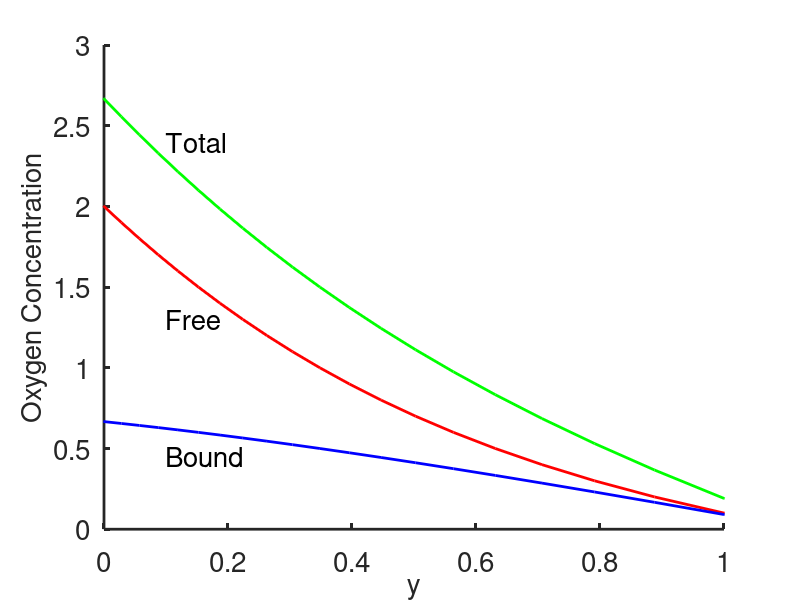
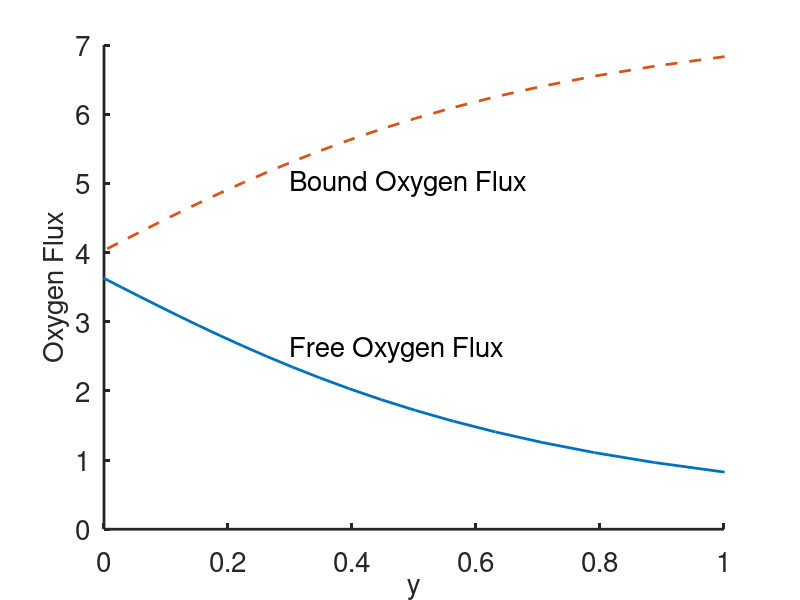
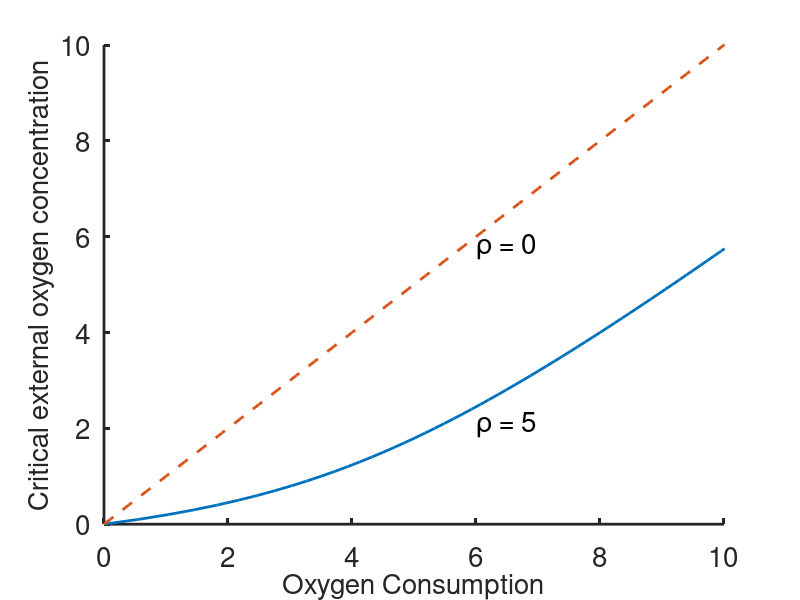
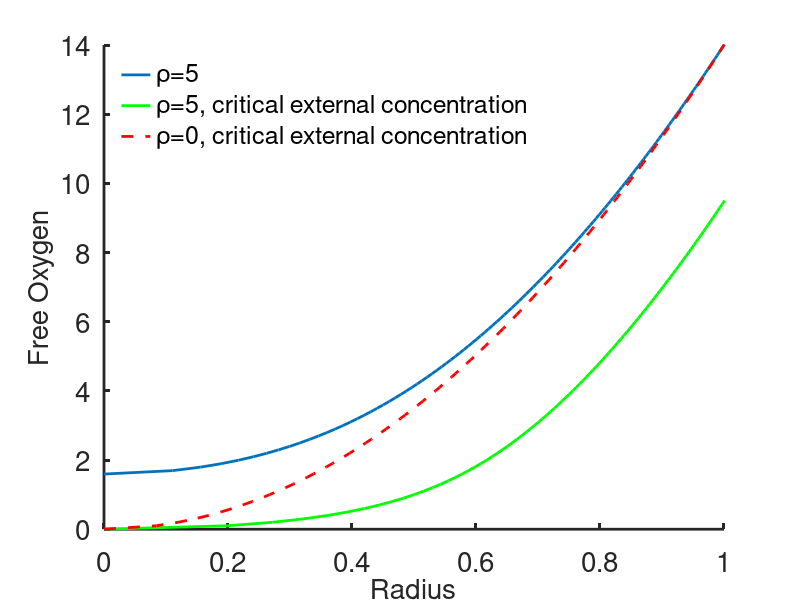

Write the MATLAB code that produced these figures, in order.
%-------------------------------------------------------------------

% Matlab code for computing fluxes and concentrations in a facilitated
% diffusion system.

% For Chapter 2, Fig. 2.3 of
% Keener and Sneyd, Mathematical Physiology, 3rd Edition, Springer.

% Written by James Keener and James Sneyd

%-------------------------------------------------------------------
clear all
close all
clc

set(0,                           ...
   'defaultaxesfontsize', 20,   ...
   'defaultaxeslinewidth', 2.0, ...
   'defaultlinelinewidth', 2.0);
 

%parameters
rho = 10;
s0 = 2;
sL = 0.1;
mu = 1/((1+s0)*(1+sL));

sig = [0:0.1:20];

u =  sig./(1+sig);

sig0 = s0+rho*s0/(1+s0);
fac = (1+mu*rho)*(s0-sL);
xi = -(sig+rho*u-sig0)/fac;
stot = sig+u;
sigp = fac*(1+sig).^2./(sig.^2+rho+2*sig+1);
up = sigp./(1+sig).^2;


figure(1)
plot(xi,sig,'r',xi,u,'b',xi,stot,'g','linewidth',2)
axis([0 1 0 3])
xlabel('y','fontsize',20)
ylabel('Oxygen Concentration','fontsize',20)
text(0.1,2.4,'Total','fontsize',20)
text(0.1,0.45,'Bound','fontsize',20)
text(0.1,1.3,'Free','fontsize',20)
 box off
figure(2)
plot(xi,sigp,xi,rho*up,'--','linewidth',2)
text(0.3,5,'Bound Oxygen Flux','fontsize',20)
text(0.3,2.6,'Free Oxygen Flux','fontsize',20)
axis([0 1 0 7])
xlabel('y','fontsize',20)
ylabel('Oxygen Flux','fontsize',20)
 box off 
rho = 5;
gam = sig+rho*u;

figure(3)
plot(gam,sig,sig,sig,'--','linewidth',2)
axis([0 10 0 10])
xlabel('Oxygen Consumption','fontsize',20)
ylabel('Critical external oxygen concentration','fontsize',20)
text(6,2.1,'\rho = 5','fontsize',20)
text(6,5.8,'\rho = 0','fontsize',20)
 box off
 
r = rho;
g = 14;
xi = sqrt(gam/g);
xi0 = sqrt(sig/g);
s1 = g;
s0 = (-r-s1-1+sqrt(4*r*s1^2+r^2+6*r*s1+s1^2+2*r+2*s1+1))/(1+s1)/2;
sig0=[s0:0.1:20];
gam0 = sig0+rho*sig0./(1+sig0);

xi1 = sqrt(abs(gam0-s0-r*s0/(1+s0))/g);
figure(4)

plot(xi1,sig0,xi,sig,'g',xi0,sig,'r--','linewidth',2)
xlabel('Radius','fontsize',20)
ylabel('Free Oxygen','fontsize',20)
legend('boxoff')
legend('\rho=5','\rho=5, critical external concentration','\rho=0, critical external concentration', ...
    'Location','northwest')
axis([0 1 0 14])
box off
 
